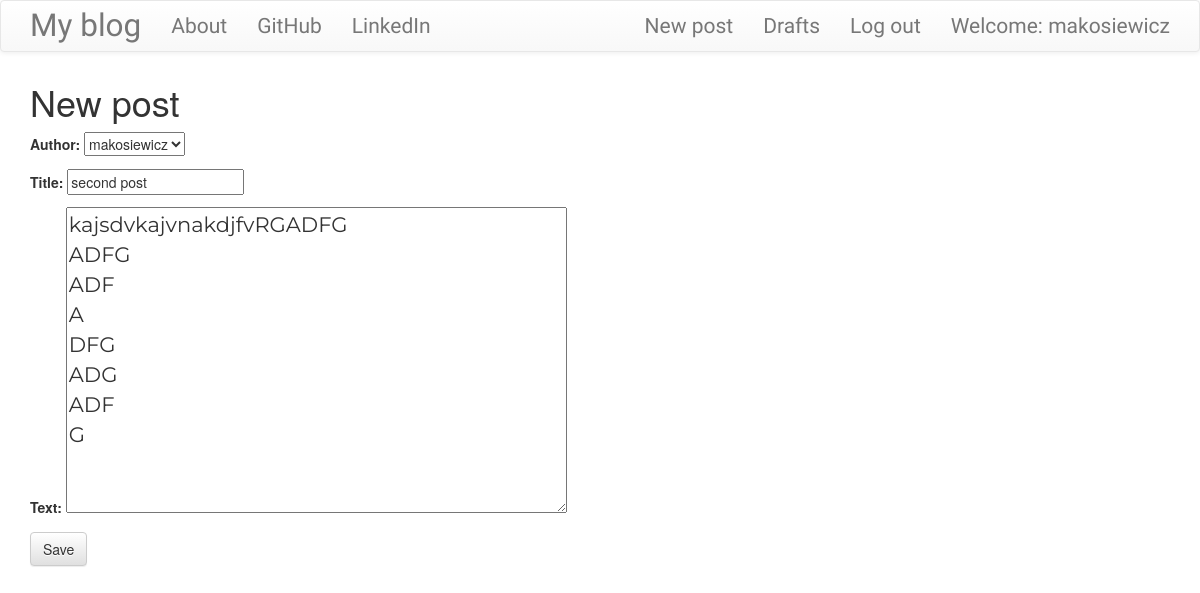
Screenshot of /post/2/edit/ (signed in) with the database file from the repository.
### blog/models.py (models this page shows, shortened)
class Post(models.Model):
    author = models.ForeignKey('auth.User',on_delete=models.CASCADE)
    title = models.CharField(max_length=200)
    text = models.TextField()
    created_date = models.DateTimeField(default=timezone.now())
    published_date = models.DateTimeField(blank=True,null=True)

### blog/views.py (the view)
# urls.py: url(r'^post/(?P<pk>\d+)/edit/$',views.PostUpdateView.as_view(),name='post_edit'),
class PostUpdateView(LoginRequiredMixin,UpdateView):
    login_url = '/login/'
    redirect_field_name = 'blog/post_detail.html'
    form_class = PostForm
    model = Post

### blog/forms.py
class PostForm(forms.ModelForm):
    class Meta():
        model = Post
        fields = ('author','title','text')
        widgets = {
            'title':forms.TextInput(attrs={'class':'textinputclass'}),
            'text':forms.Textarea(attrs={'class':'editble medium-editor-textarea postcontent'}),
        }

### blog/templates/blog/post_form.html (shortened to what this page needs)
{% extends 'blog/base.html' %}
{% block content %}
<h1>New post</h1>
<form class="post-form" method="POST">
  {{ form.as_p }}
  <button type="submit" class="save btn btn-default">Save</button>
</form>
{% endblock %}

### blog/templates/blog/base.html (shortened to what this page needs)
<!DOCTYPE html>
{% load staticfiles %}
<html lang="en" dir="ltr">
  <head>
    <link rel="stylesheet" href="https://maxcdn.bootstrapcdn.com/bootstrap/3.3.7/css/bootstrap.min.css">
    <link rel="stylesheet" href="https://maxcdn.bootstrapcdn.com/bootstrap/3.3.7/css/bootstrap-theme.min.css">
    <link rel="stylesheet" href="//cdn.jsdelivr.net/npm/medium-editor@latest/dist/css/medium-editor.min.css" type="text/css" media="screen" charset="utf-8">
    <link rel="stylesheet" href="{% static 'css/blog.css' %}">
  </head>
  <body class="loader">
    <nav class="navbar navbar-default techfont custom-navbar">
      <div class="container">
        <ul class='nav navbar-nav'>
          <li><a class="navbar-brand bigbrand" href="{% url 'post_list' %}">My blog</a></li>
          <li><a href="{% url 'about' %}">About</a></li>
          <li><a href="https://github.com/">GitHub</a></li>
          <li><a href="https://linkedin.com/">LinkedIn</a></li>
        </ul>
        <ul class='nav navbar-nav navbar-right'>
          {% if user.is_authenticated %}
            <li>
              <a href="{% url 'post_new' %}">New post</a>
            </li>
            <li>
              <a href="{% url 'post_draft_list' %}">Drafts</a>
            </li>
            <li>
              <a href="{% url 'logout' %}">Log out</a>
            </li>
            <li>
              <a>Welcome: {{user.username}}</a>
            </li>
          {% else %}
            <li><a class='nav navbar-right' href="{% url 'login' %}">Log In</a></li>
          {% endif %}
        </ul>
      </div>
    </nav>
    <div class="content container">
      <div class="row">
        <div class="col-md-8">
          <div class="blog_posts">
            {% block content %}
            {% endblock %}
          </div>
        </div>
      </div>
    </div>
  </body>
</html>

### blog/static/css/blog.css (style rules this page uses)
.techfont { font-family: 'Russo One',sans-serif; font-size: 1.5em; margin-bottom: 10px; }
.bigbrand { font-size: 1.5em; }
.postcontent { font-family: 'Montserrat'; font-size: 1.5em; }
.loader { filter:hue-rotate(0deg); color:linear-gradient(45deg,#0f8,#08f); animation:hue 10000ms infinite linear; }

### rows the page displays
Post: author "makosiewicz", title "second post", text "kajsdvkajvnakdjfvRGADFG ADFG ADF A DFG ADG ADF G"

### other values shown
{{ user.username }} "makosiewicz"
